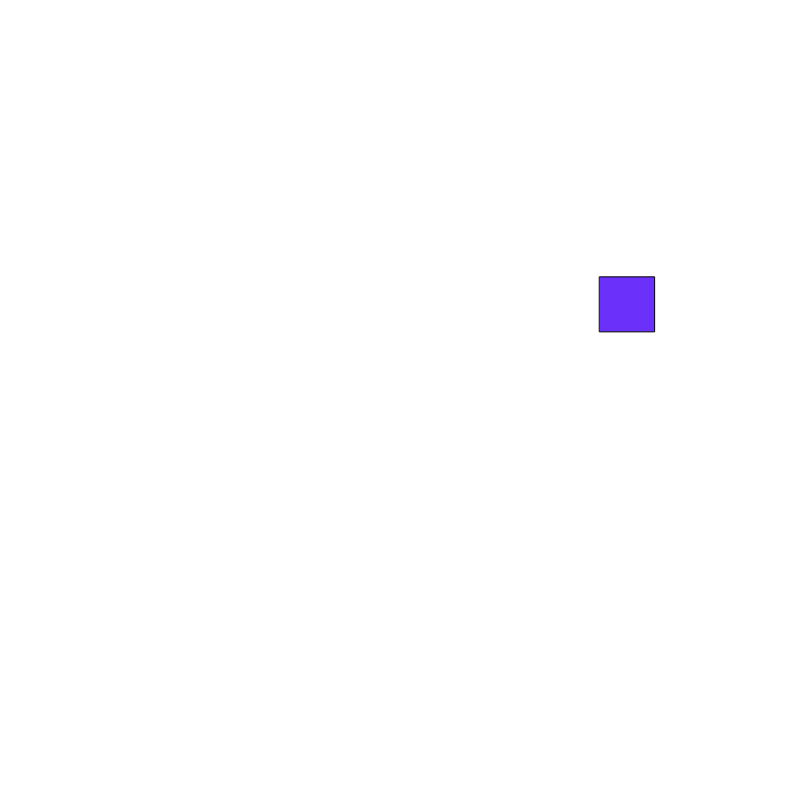
Frame 1 (no input)
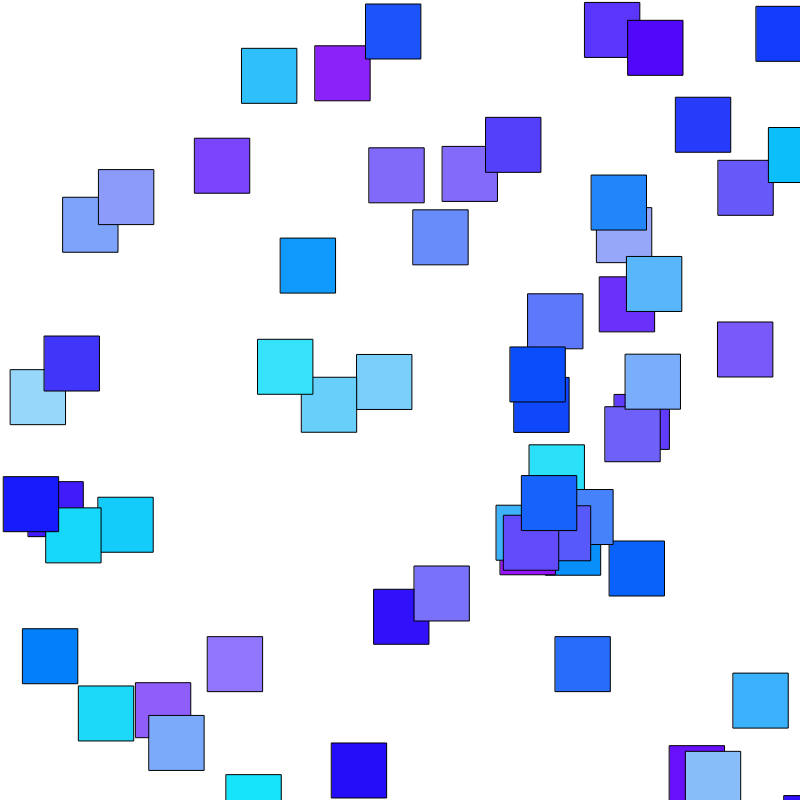
Frame 60 (no input)
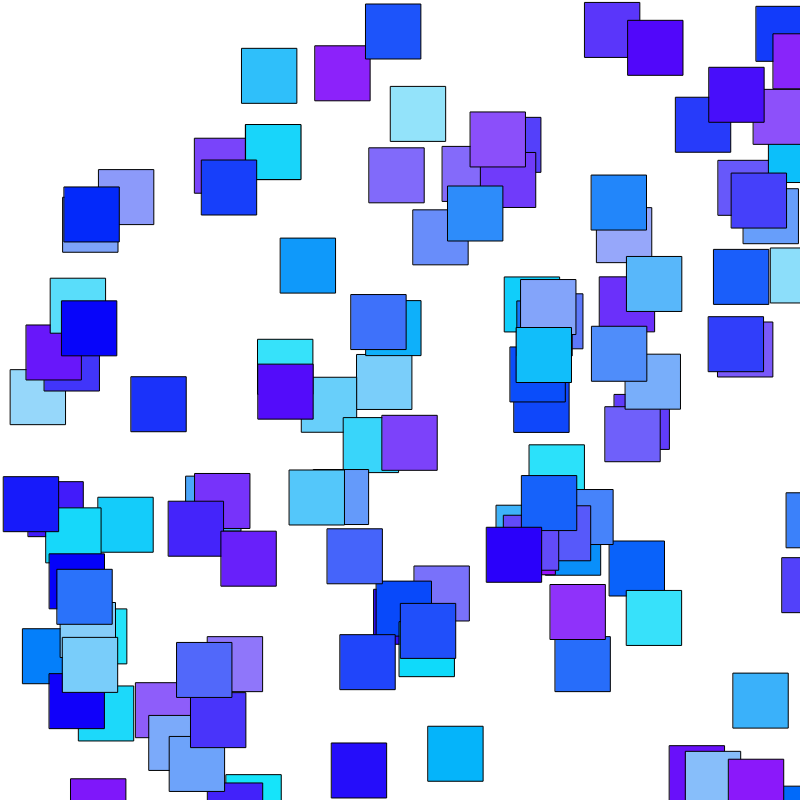
Frame 120 (the mouse pressed at the canvas centre since frame 60)

The p5.js sketch that drew these frames (run headless with seeded random() and noise() and a simulated clock; from frame 60 on, the mouse is pressed at the canvas centre):

// p5.js sketch
// ── sketch.js
function setup() {
  createCanvas(800, 800);
}

function draw() {
  fill(random(150),random(230),250)
 rect(random(800), random(800), 55)
  
}
